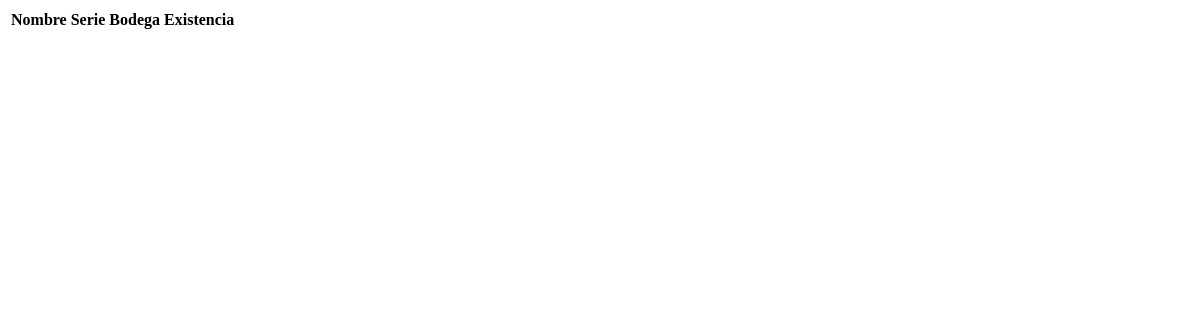
Before: /app/render_listado_producto/ (signed in) with the older database file.
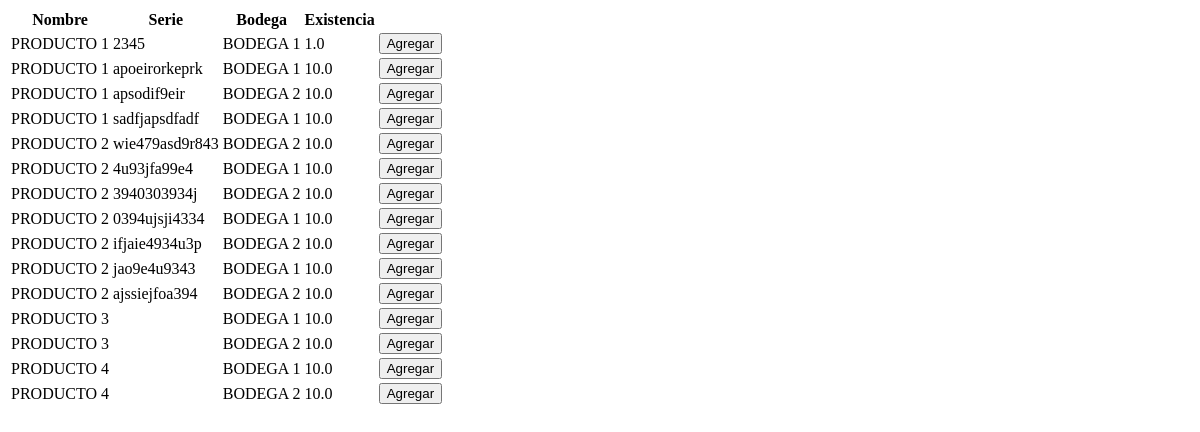
After: the same page with the newer database file.
### inventario/models.py (models this page shows, shortened)
class Bodega_Detalle(models.Model):
    bodega = models.ForeignKey(Bodega, null=False)
    producto = models.ForeignKey(Producto, null=False)
    existencia = models.FloatField(default=0.0, null=False)
    class Meta:
        verbose_name = "opcion"
        verbose_name_plural = "Detalle de bodegas"
    def factura_detalles(self):
        return Factura_Detalle.objects.filter(bodega=self.bodega, producto=self.producto) # hace falta validar que la factura no este anulada
    def cant_disponible(self):
        if self.factura_detalles():
            return self.existencia - self.factura_detalles().aggregate(Sum('cantidad'))['cantidad__sum']
        else:
            return self.existencia

class Producto(models.Model):
    codigo = models.CharField(max_length=10)
    serie = models.CharField(max_length=50)  # REGISTRO DE PRODUCTOS POR SERIE
    nombre = models.CharField(max_length=200)
    costo_promedio = models.FloatField(default=0, null=False)
    precio = models.FloatField(default=0, null=False)
    categoria = models.ForeignKey(Producto_Categoria)
    medida = models.ForeignKey(Producto_Medida)
    marca = models.ForeignKey(Producto_Marca)
    empresa = models.ForeignKey(Empresa)
    class Meta:
        verbose_name = "opcion"
        verbose_name_plural = "Productos del Invetnario"

class Bodega(models.Model):
    nombre = models.CharField(max_length=100, null=False)
    encargado = models.ForeignKey(User, null=True)

### inventario/views.py (the view)
def render_listado_producto(request):
    bodega_detalles = Bodega_Detalle.objects.all()
    html = render_to_string('inventario/partial/_productos.html', {'bodega_detalles': bodega_detalles})
    return HttpResponse(html)

### app/templates/inventario/partial/_productos.html (shortened to what this page needs)
<table id="table-listado-productos" class="table table-responsive table-bordered dataTable">
    <thead>
    <tr>
        <th>Nombre</th>
        <th>Serie</th>
        <th>Bodega</th>
        <th>Existencia</th>
        <th></th>
    </tr>
    </thead>
    <tbody>
    {% for detalle in bodega_detalles %}
    <tr>
        <td >{{ detalle.producto.nombre }}</td>
        <td >{{ detalle.producto.serie }}</td>
        <td >{{ detalle.bodega.nombre }}</td>
        <td >{{ detalle.cant_disponible }}</td>
        <td><button class="btn btn-3d btn-success btn-sm" onclick="agregarProductoDetalle('{{ detalle.producto.nombre }}',{{ detalle.id }},{{ detalle.cant_disponible }},{{ detalle.producto.precio }})">Agregar</button></td>
    </tr>
    {% endfor %}
    </tbody>
</table>

Changed rows visible on the page:
added Bodega_Detalle: producto.nombre "PRODUCTO 1", producto.serie "2345", bodega.nombre "BODEGA 1", cant_disponible "1.0"
added Bodega_Detalle: producto.nombre "PRODUCTO 1", producto.serie "apoeirorkeprk", bodega.nombre "BODEGA 1", cant_disponible "10.0"
added Bodega_Detalle: producto.nombre "PRODUCTO 1", producto.serie "apsodif9eir", bodega.nombre "BODEGA 2", cant_disponible "10.0"
added Bodega_Detalle: producto.nombre "PRODUCTO 1", producto.serie "sadfjapsdfadf", bodega.nombre "BODEGA 1", cant_disponible "10.0"
added Bodega_Detalle: producto.nombre "PRODUCTO 2", producto.serie "wie479asd9r843", bodega.nombre "BODEGA 2", cant_disponible "10.0"
added Bodega_Detalle: producto.nombre "PRODUCTO 2", producto.serie "4u93jfa99e4", bodega.nombre "BODEGA 1", cant_disponible "10.0"
added Bodega_Detalle: producto.nombre "PRODUCTO 2", producto.serie "3940303934j", bodega.nombre "BODEGA 2", cant_disponible "10.0"
added Bodega_Detalle: producto.nombre "PRODUCTO 2", producto.serie "0394ujsji4334", bodega.nombre "BODEGA 1", cant_disponible "10.0"
added Bodega_Detalle: producto.nombre "PRODUCTO 2", producto.serie "ifjaie4934u3p", bodega.nombre "BODEGA 2", cant_disponible "10.0"
added Bodega_Detalle: producto.nombre "PRODUCTO 2", producto.serie "jao9e4u9343", bodega.nombre "BODEGA 1", cant_disponible "10.0"
added Bodega_Detalle: producto.nombre "PRODUCTO 2", producto.serie "ajssiejfoa394", bodega.nombre "BODEGA 2", cant_disponible "10.0"
added Bodega_Detalle: producto.nombre "PRODUCTO 3", bodega.nombre "BODEGA 1", cant_disponible "10.0"
added Bodega_Detalle: producto.nombre "PRODUCTO 3", bodega.nombre "BODEGA 2", cant_disponible "10.0"
added Bodega_Detalle: producto.nombre "PRODUCTO 4", bodega.nombre "BODEGA 1", cant_disponible "10.0"
added Bodega_Detalle: producto.nombre "PRODUCTO 4", bodega.nombre "BODEGA 2", cant_disponible "10.0"
